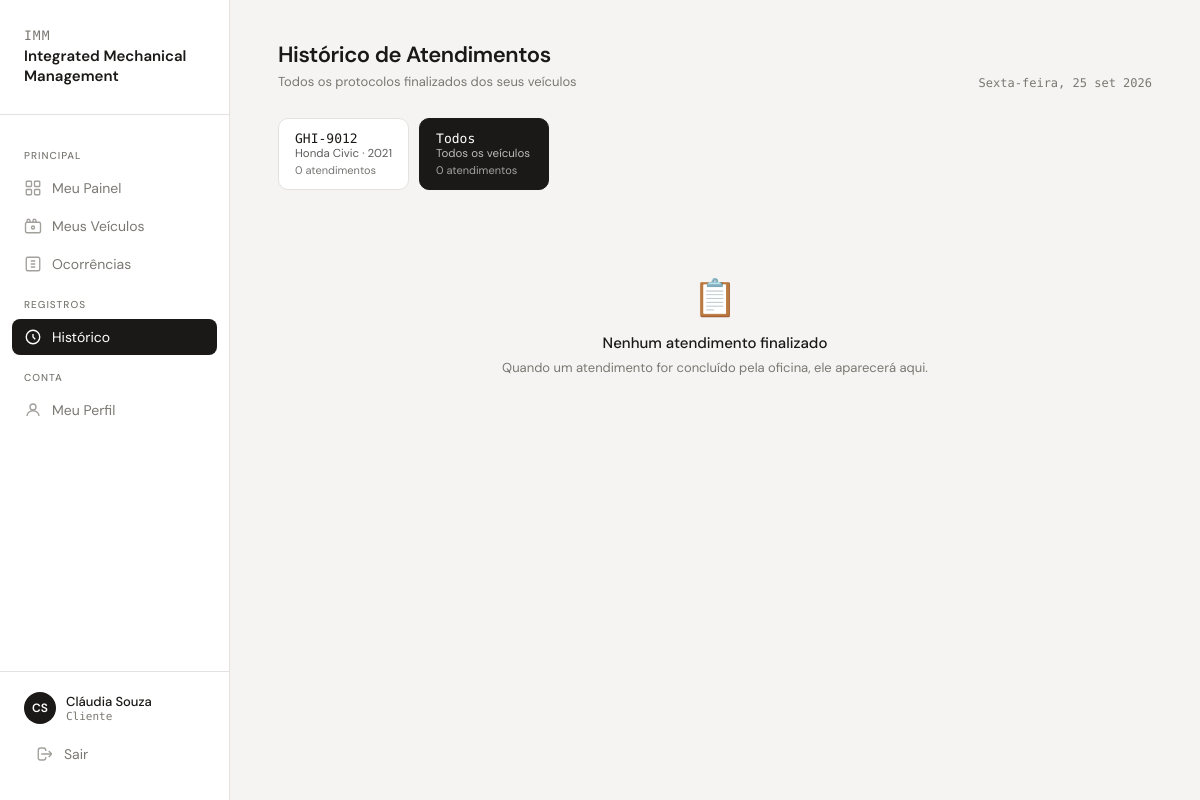
Page /cliente/historico.php (signed in) on the committed database.
### tables this page shows
CREATE TABLE `veiculo` (
  `id` char(36) NOT NULL DEFAULT uuid(),
  `placa` varchar(10) NOT NULL,
  `ano` int(11) NOT NULL,
  `cor` varchar(10) NOT NULL,
  `idModelo` char(36) NOT NULL,
  `idCliente` char(36) NOT NULL
);

CREATE TABLE `marca` (
  `id` char(36) NOT NULL DEFAULT uuid(),
  `nome` varchar(100) NOT NULL
);

CREATE TABLE `modelo` (
  `id` char(36) NOT NULL DEFAULT uuid(),
  `nome` varchar(100) NOT NULL,
  `idMarca` char(36) NOT NULL
);

### includes/app.php (called while the page is built, shortened)
<?php
require __DIR__ . '/db.php';
require __DIR__ . '/layout.php';
function db_exec(string $sql, array $params = []): mysqli_stmt {
    global $conn;
    $stmt = $conn->prepare($sql);
    if ($params) {
        $types = '';
        foreach ($params as $p) $types .= is_int($p) ? 'i' : 's';
        $stmt->bind_param($types, ...$params);
    }
    $stmt->execute();
    return $stmt;
}
function db_all(string $sql, array $params = []): array {
    return db_exec($sql, $params)->get_result()->fetch_all(MYSQLI_ASSOC);
}
function e($s): string { return htmlspecialchars((string)$s, ENT_QUOTES, 'UTF-8'); }
function data_hoje(): string {
    return DIAS[(int)date('w')] . ', ' . date('d') . ' ' . mb_substr(MESES[(int)date('n')], 0, 3) . ' ' . date('Y');
}
function plural(int $n, string $sing, string $plur): string { return $n . ' ' . ($n === 1 ? $sing : $plur); }
function is_post(): bool { return $_SERVER['REQUEST_METHOD'] === 'POST'; }
function usuario(): ?array { return $_SESSION['user'] ?? null; }
function exigir_login(array $perfis): array {
    $u = usuario();
    return $u;
}

### cliente/historico.php (the view, shortened to what this page needs)
<?php
require __DIR__ . '/../includes/app.php';
$u = exigir_login(['CLIENTE']);
$veiculos = db_all("SELECT v.id, v.placa, v.ano, mo.nome AS modelo, ma.nome AS marca,
                           (SELECT COUNT(*) FROM protocolo p WHERE p.idVeiculo = v.id AND p.status = 'FINALIZADO') AS atendimentos
                    FROM veiculo v JOIN modelo mo ON mo.id = v.idModelo JOIN marca ma ON ma.id = mo.idMarca
                    WHERE v.idCliente = ? ORDER BY v.placa", [$u['id']]);
$totalAtend = array_sum(array_column($veiculos, 'atendimentos'));
$filtroV = $_GET['v'] ?? '';
if (!in_array($filtroV, array_column($veiculos, 'id'), true)) $filtroV = '';
$params = [$u['id']];
$sql = "SELECT p.numero, p.dataFinalizacao, o.id AS idOcorrencia, o.descricao, o.componentes, o.dataRegistro,
               v.placa, mo.nome AS modelo, col.nome AS colaborador
        FROM protocolo p
        JOIN ocorrencia o    ON o.id = p.idOcorrencia
        JOIN veiculo v       ON v.id = p.idVeiculo
        JOIN modelo mo       ON mo.id = v.idModelo
        JOIN colaborador col ON col.id = p.responsavel
        WHERE v.idCliente = ? AND p.status = 'FINALIZADO'";
$protocolos = db_all($sql . ' ORDER BY p.dataFinalizacao DESC, p.numero DESC', $params);
?>
<!DOCTYPE html>
<html lang="pt-BR">
<head>
</head>
<body>
<main>
  <div class="page-header">
    <div>
      <div class="page-title">Histórico de Atendimentos</div>
      <div class="page-sub">Todos os protocolos finalizados dos seus veículos</div>
    </div>
    <div class="page-date"><?= data_hoje() ?></div>
  </div>
  <?php if ($veiculos): ?>
  <div class="vehicle-tabs">
    <?php foreach ($veiculos as $v): ?>
    <a class="vtab<?= $filtroV === $v['id'] ? ' active' : '' ?>" href="?v=<?= urlencode($v['id']) ?>">
      <div class="vtab-plate"><?= e($v['placa']) ?></div>
      <div class="vtab-model"><?= e($v['marca'] . ' ' . $v['modelo']) ?> · <?= e($v['ano']) ?></div>
      <div class="vtab-count"><?= plural((int)$v['atendimentos'], 'atendimento', 'atendimentos') ?></div>
    </a>
    <?php endforeach; ?>
    <a class="vtab<?= $filtroV === '' ? ' active' : '' ?>" href="historico.php">
      <div class="vtab-plate">Todos</div>
      <div class="vtab-model">Todos os veículos</div>
      <div class="vtab-count"><?= plural($totalAtend, 'atendimento', 'atendimentos') ?></div>
    </a>
  </div>
  <?php endif; ?>
  <div class="timeline">
    <?php if (!$protocolos): ?>
      <div class="empty-state">
        <div class="empty-state-icon">📋</div>
        <div class="empty-state-title">Nenhum atendimento finalizado</div>
        <div class="empty-state-sub">Quando um atendimento for concluído pela oficina, ele aparecerá aqui.</div>
      </div>
    <?php endif; ?>
  </div>
</main>
</body>
</html>

### cliente/historico.php (style rules this page uses)
*, *::before, *::after { box-sizing: border-box; margin: 0; padding: 0; }
:root { --bg: #F5F4F2; --surface: #FFFFFF; --border: #E4E2DE; --text: #1A1917; --muted: #7A7872; --accent: #1A1917; --tag-open: #E8F2EC; --tag-open-t:#2D7A4F; --tag-prog: #FEF4E4; --tag-prog-t:#A05A00; --tag-done: #EDECEA; --tag-done-t:#5A5750; --sidebar-w: 230px; }
body { font-family: 'DM Sans', sans-serif; background: var(--bg); color: var(--text); display: flex; min-height: 100vh; }
main { margin-left: var(--sidebar-w); flex: 1; padding: 40px 48px; max-width: calc(100% - var(--sidebar-w)); }
.page-header { display: flex; align-items: flex-end; justify-content: space-between; margin-bottom: 28px; }
.page-title { font-size: 22px; font-weight: 600; letter-spacing: -0.02em; }
.page-sub { font-size: 13px; color: var(--muted); margin-top: 4px; }
.page-date { font-family: 'DM Mono', monospace; font-size: 12px; color: var(--muted); }
.vehicle-tabs { display: flex; gap: 10px; margin-bottom: 24px; flex-wrap: wrap; }
.vtab { display: flex; flex-direction: column; gap: 3px; padding: 12px 16px; border: 1px solid var(--border); border-radius: 10px; background: var(--surface); cursor: pointer; transition: all 0.15s; min-width: 130px; }
.vtab.active { border-color: var(--text); background: var(--text); color: #fff; }
.vtab-plate { font-family: 'DM Mono', monospace; font-size: 13px; font-weight: 500; }
.vtab-model { font-size: 11.5px; opacity: 0.7; }
.vtab-count { font-size: 11px; opacity: 0.6; margin-top: 2px; }
.timeline { display: flex; flex-direction: column; gap: 0; }
.empty-state { text-align: center; padding: 60px 20px; color: var(--muted); }
.empty-state-icon { font-size: 36px; margin-bottom: 12px; }
.empty-state-title { font-size: 15px; font-weight: 500; color: var(--text); margin-bottom: 6px; }
.empty-state-sub { font-size: 13px; }
a.vtab, a.export-link { text-decoration: none; color: inherit; }
a.vtab { display: block; }

### rows in the picture
veiculo: placa "GHI-9012", marca.nome "Honda Civic", ano "2021", atendimentos "0 atendimentos"

### other values in the picture
$secao "PRINCIPAL"
$rotulo "Meu Painel"
$rotulo "Meus Veículos"
$rotulo "Ocorrências"
$secao "REGISTROS"
$rotulo "Histórico"
$secao "CONTA"
$rotulo "Meu Perfil"
initials($u['nome']) "CS"
$u['nome'] "Cláudia Souza"
rotulo_perfil($u) "Cliente"
data_hoje() "Sexta-feira, 25 set 2026"
plural($totalAtend, 'atendimento', 'atendimentos') "0 atendimentos"
